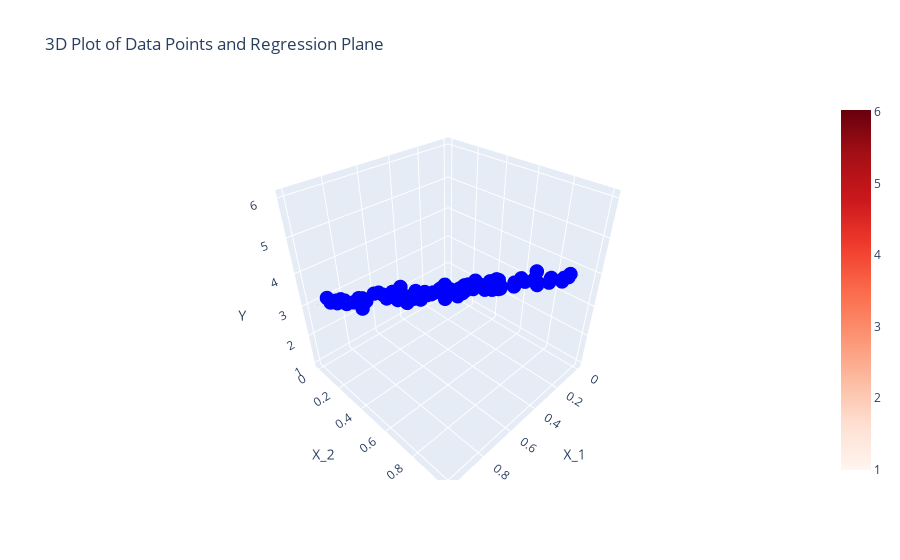

Here is the notebook cell this chart was saved with:
### Code cell
# Assuming coefficients and intercept from the sklearn linear regression model
coefficients = lreg_sklearn.coef_
intercept = lreg_sklearn.intercept_

# Create meshgrid for the regression plane
xx, yy = np.meshgrid(np.linspace(0, 1, 10), np.linspace(0, 1, 10))
zz = coefficients[0] * xx + coefficients[1] * yy + intercept

# Create the scatter plot for the data points
scatter = go.Scatter3d(
    x=X[:, 0],
    y=X[:, 1],
    z=y,
    mode='markers',
    marker=dict(size=5, color='blue'),
    name='Data Points'
)

# Create the surface plot for the regression plane
surface = go.Surface(
    x=xx,
    y=yy,
    z=zz,
    colorscale='reds',
    opacity=0.5,
    name='Regression Plane'
)

# Create the layout
layout = go.Layout(
    title='3D Plot of Data Points and Regression Plane',
    scene=dict(
        xaxis_title='X_1',
        yaxis_title='X_2',
        zaxis_title='Y'
    )
)

# Combine the scatter and surface plots
fig = go.Figure(data=[scatter, surface], layout=layout)

# Show the plot
fig.show()
